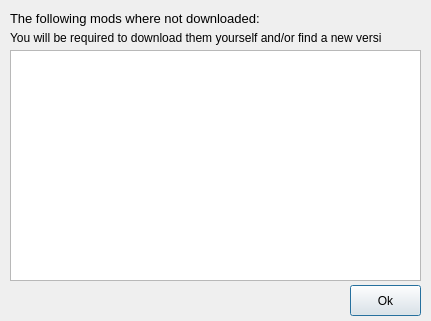
<?xml version="1.0" encoding="UTF-8"?>
<ui version="4.0">
 <class>DownloadErrorUi</class>
 <widget class="QDialog" name="DownloadErrorUi">
  <property name="geometry">
   <rect>
    <x>0</x>
    <y>0</y>
    <width>431</width>
    <height>321</height>
   </rect>
  </property>
  <property name="windowTitle">
   <string>Dialog</string>
  </property>
  <widget class="QPushButton" name="pushButton">
   <property name="geometry">
    <rect>
     <x>350</x>
     <y>285</y>
     <width>71</width>
     <height>31</height>
    </rect>
   </property>
   <property name="text">
    <string>Ok</string>
   </property>
  </widget>
  <widget class="QLabel" name="label">
   <property name="geometry">
    <rect>
     <x>10</x>
     <y>10</y>
     <width>411</width>
     <height>16</height>
    </rect>
   </property>
   <property name="font">
    <font>
     <pointsize>10</pointsize>
    </font>
   </property>
   <property name="text">
    <string>The following mods where not downloaded:</string>
   </property>
  </widget>
  <widget class="QLabel" name="label_2">
   <property name="geometry">
    <rect>
     <x>10</x>
     <y>30</y>
     <width>371</width>
     <height>16</height>
    </rect>
   </property>
   <property name="text">
    <string>You will be required to download them yourself and/or find a new version.</string>
   </property>
  </widget>
  <widget class="QPlainTextEdit" name="modsListUi">
   <property name="geometry">
    <rect>
     <x>10</x>
     <y>50</y>
     <width>411</width>
     <height>231</height>
    </rect>
   </property>
  </widget>
 </widget>
 <resources/>
 <connections/>
</ui>
